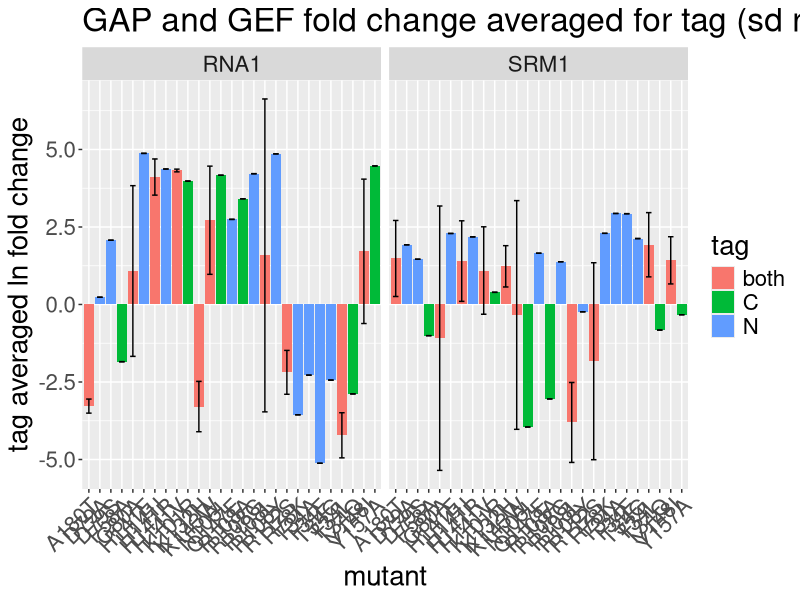

Here is the R script that generated this plot:
library(tidyverse)

GAP_GEF_log2FC <- read_tsv("apms_log2_fold_change.txt") %>% 
  filter(gene_name %in% c("SRM1", "RNA1") & norm == "eqM") 

tag_avrg <- GAP_GEF_log2FC %>% 
  arrange(mutant, tag, gene_name) %>% 
  group_by(mutant, gene_name) %>% 
  summarise("tag_avg_log2FC" = mean(log2FC, na.rm = T), 
            "tag_avg_log2FC_sd" = sd(log2FC, na.rm = T)) %>% 
  ungroup() %>% 
  mutate("tag_avg_log2FC_sd" = ifelse(is.na(tag_avg_log2FC_sd), 0, tag_avg_log2FC_sd)) %>% 
  inner_join(., GAP_GEF_log2FC, by = c("mutant", "gene_name")) %>% 
  select(mutant, gene_name, tag_avg_log2FC, tag_avg_log2FC_sd, tag)

mut_with_both_tags <- tag_avrg %>% 
  group_by(mutant, gene_name) %>% 
  summarize("count" = n()) %>% 
  filter(count > 1) %>% pull(mutant) %>% unique()

tag_avrg <- tag_avrg %>% 
  mutate("tag"= ifelse(is.element(mutant, mut_with_both_tags), "both", tag)) %>% unique()

tag_avrg %>% ggplot(aes(x = mutant, y = tag_avg_log2FC, fill = tag)) + geom_bar(stat = "identity") + 
  geom_errorbar(aes(ymin = tag_avg_log2FC - tag_avg_log2FC_sd, ymax = tag_avg_log2FC + tag_avg_log2FC_sd), width = 0.5) +
  theme(text = element_text(size = 20), axis.text.x = element_text(angle = 45, hjust = 1)) +
  ylab("tag averaged ln fold change") + facet_grid(~gene_name) +
  ggtitle("GAP and GEF fold change averaged for tag (sd represents a combination of N or C tag difference)")


tag_avrg <- tag_avrg %>% 
  group_by(mutant) %>% 
  summarize("gap_over_gef_FC")